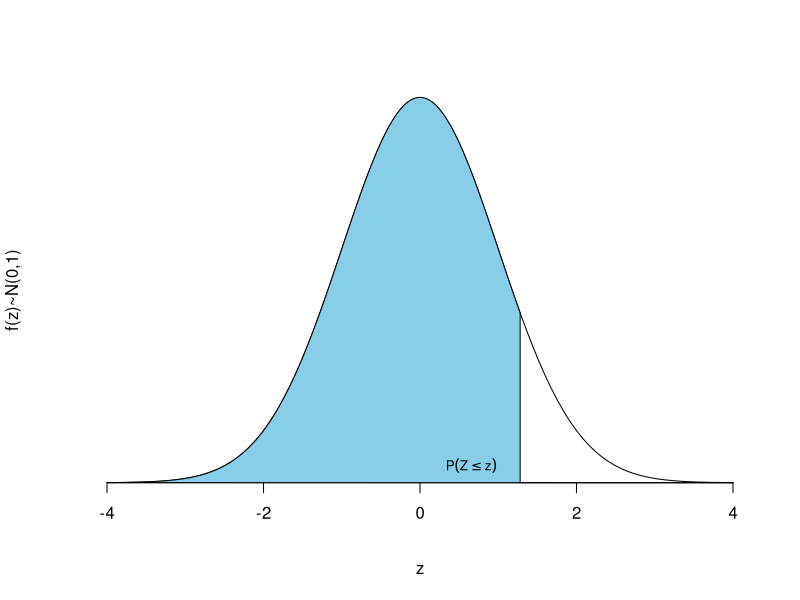
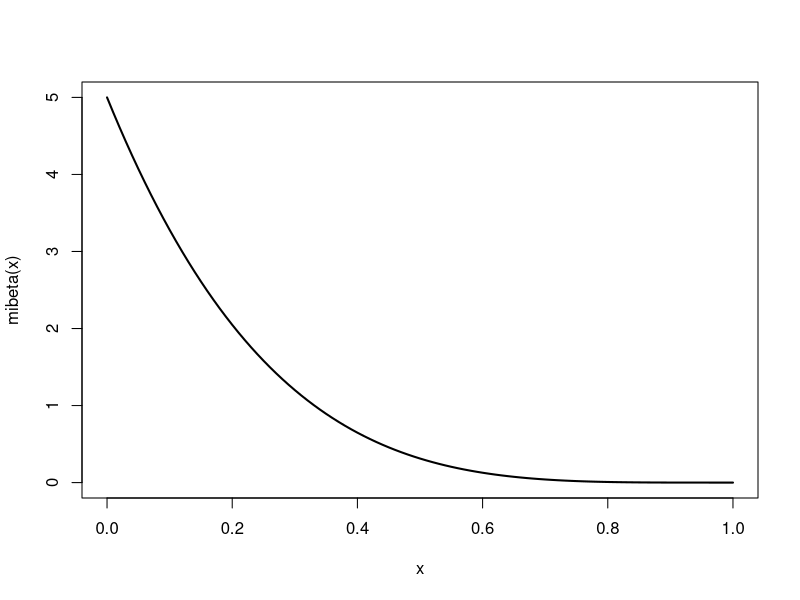
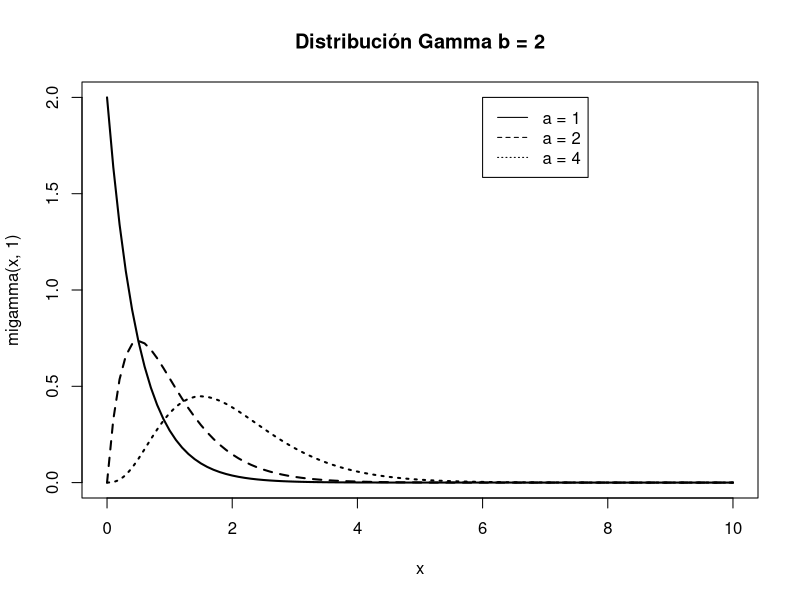
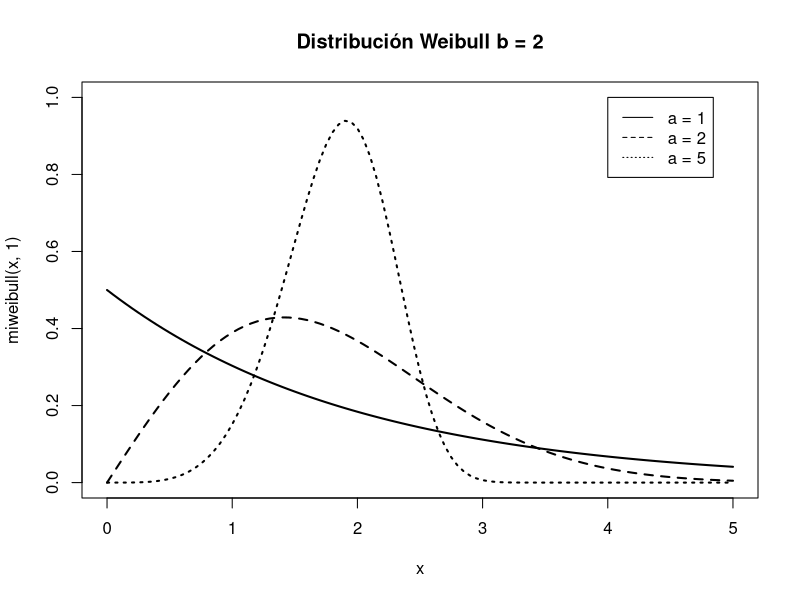

The R script that drew these images, in order:
## ---- chunk 1
# library(xtable)

# newm <- xtable(m, digits = 4, align = "|c|cccccccccc|")
## ---- chunk 2
curve(dnorm, -4, 4, axes = FALSE, ylab = "f(z)~N(0,1)", xlab = "z")
axis(1, pos=0)
cord.x <- seq(-4, 1.28, by = 0.01)
cord.y <- dnorm(cord.x)
polygon(c(cord.x, 1.28, 4), c(cord.y, rep(0, 2)), col='skyblue')
text(0.2, 0.015, expression(P(Z<=z)), pos = 4, cex = 0.8)
## ---- chunk 3
options(digits = 4)
u <- seq(0, 3.99, by = 0.01)
p <- pnorm(u, lower.tail = TRUE)
m <- matrix(p, ncol = 10, byrow = TRUE)
dimnames(m) <- list(z = formatC(seq(0, 3.9, by = 0.1), digits = 1, format = "f"),
                    zz =formatC(seq(0, 0.09, by = 0.01), digits = 2, format = "f"))
# library(pander)
# pandoc.table(m)

tm <- cbind(as.numeric(rownames(m)), m)
colnames(tm)[1] <- "z"
knitr::kable(tm, row.names = FALSE)
## ---- chunk 4
distris <- data.frame(
  Distribución = c("$\\text{Bernoulli}\\\\ \\mathit{Ber}(p)$"),
  Probabilidad = c("$X = \\begin{cases} 1 & \\mbox{ con probabilidad } p \\\\ 0 & \\mbox{ con probabilidad } 1-p \\end{cases}$"),
  Esperanza = c("$p$"),
  Varianza = c("$p(1-p)$")
  
)
knitr::kable(distris, escape = TRUE, 
             col.names = c("Distribución",
                           "Probabilidad/Densidad/Distribución",
                           "Esperanza",
                           "Varianza"))
## ---- chunk 5
3*2
## ---- chunk 6
factorial(3)
## ---- chunk 7
factorial(52)/factorial(52-5)
## ---- chunk 8
52^5
## ---- chunk 9
choose(52, 5)
## ---- chunk 10
mibeta <- function(x) dbeta(x, 1, 5)
curve(mibeta, lwd = 2)
## ---- chunk 11


migamma <- function(x, a) dgamma(x, a, 2)
curve(migamma(x, 1), lwd = 2, xlim = c(0,10), 
      main = "Distribución Gamma b = 2")
curve(migamma(x, 2), lwd = 2, add = TRUE, lty = 2)
curve(migamma(x, 4), lwd = 2, add = TRUE, lty = 3)
legend(x = 6, y = 2, c("a = 1", "a = 2", "a = 4"), lty = 1:3)
## ---- chunk 12
miweibull <- function(x, a) dweibull(x, a, 2)
curve(miweibull(x, 1), lwd = 2, xlim = c(0,5), 
      ylim = c(0, 1),
      main = "Distribución Weibull b = 2")
curve(miweibull(x, 2), lwd = 2, add = TRUE, lty = 2)
curve(miweibull(x, 5), lwd = 2, add = TRUE, lty = 3)
legend(x = 4, y = 1, c("a = 1", "a = 2", "a = 5"), lty = 1:3)
